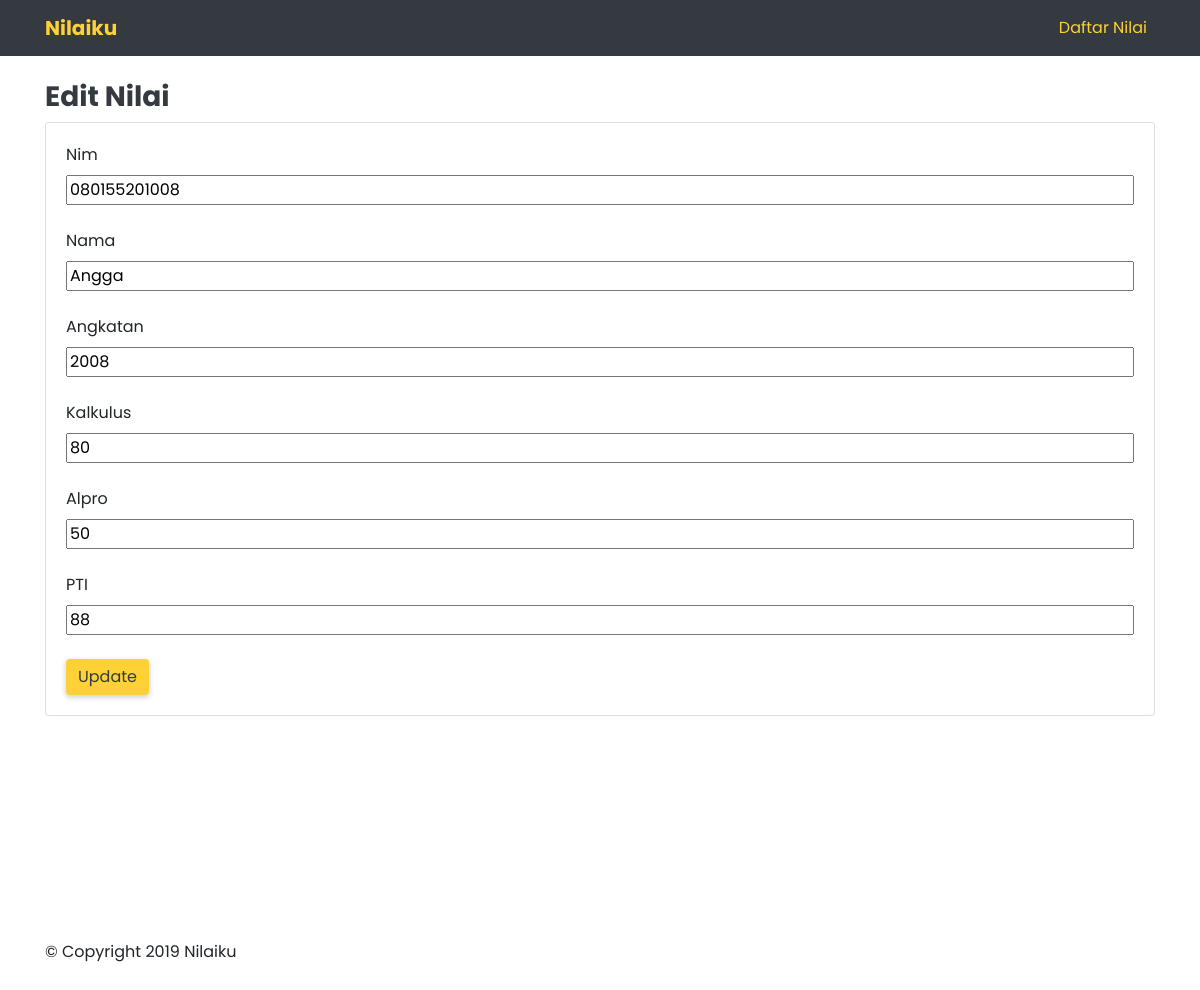
Page /edit.php?id=080155201008 on the committed database.
### tables this page shows
CREATE TABLE `mahasiswa` (
  `nim` varchar(12) NOT NULL,
  `nama` varchar(100) NOT NULL,
  `angkatan` int(50) NOT NULL,
  `kalkulus` int(10) NOT NULL,
  `alpro` int(10) NOT NULL,
  `pti` int(10) NOT NULL,
  `nilai` float NOT NULL
);

### edit.php (the view, shortened to what this page needs)
<!DOCTYPE html>
<html>
<head>
	<link rel="stylesheet" href="https://stackpath.bootstrapcdn.com/bootstrap/4.3.1/css/bootstrap.min.css">
</head>
<body>
			<nav class="navbar navbar-expand-lg navbar-dark bg-dark">
      <div class="container">
        <a class="navbar-brand" href="index.php" style="color: #FED136 !important;"><strong>Nilaiku</strong></a>
      <div class="collapse navbar-collapse" id="navbarNavAltMarkup">
        <div class="navbar-nav ml-auto">
          <a class="nav-item nav-link" href="index.php" style="color: #FED136 !important;">Daftar Nilai</a>
        </div>
      </div>
      </div>
		</nav>
	<?php
	include 'koneksi.php';
	$id = $_GET['id'];
	$data = mysqli_query($koneksi,"select * from mahasiswa where nim='$id'");
	while($d = mysqli_fetch_array($data)){
		?>
		<div class="container">
			<div class="row">
				<div class="col-md-12">
					<div class="form-group justify-content-center pt-4">
					<h3 style="color: #343A40 !important;"><strong>Edit Nilai</strong></h3>
					<div class="card mb-4">
						<div class="card-body">
						<form method="post" action="update.php">
							<label>Nim</label><br>
							<input name="nim" type="text" id="nim" value="<?php echo $d['nim']; ?>"><br><br>
							<label>Nama</label><br>
							<input name="nama" type="text" id="nama" value="<?php echo $d['nama']; ?>"><br><br>
							<label>Angkatan</label><br>
							<input name="angkatan" type="text" id="angkatan" value="<?php echo $d['angkatan']; ?>"><br><br>
							<label>Kalkulus</label><br>
							<input name="kalkulus" type="text" id="kalkulus" value="<?php echo $d['kalkulus']; ?>"><br><br>
							<label>Alpro</label><br>
							<input name="alpro" type="text" id="alpro" value="<?php echo $d['alpro']; ?>"><br><br>
							<label>PTI</label><br>
							<input name="pti" type="text" id="pti" value="<?php echo $d['pti']; ?>"><br><br>
							<button class="btn btn-success" type="submit" style="background-color: #FED136 !important; border: none; color: #343A40;">Update</button>
						</form>
						</div>
					</div>
			 		</div>
				</div>
			</div>
    </div>
		<?php
	}
	?>
<footer>
    <div class="container">
      <div class="row">
        <div class="col-md-12">
          <p>&copy; Copyright 2019 Nilaiku </p>
        </div>
      </div>
    </div>
  </footer>
</body>
</html>

### edit.php (style rules this page uses)
* { font-family: 'Poppins'; }
.btn { box-shadow: 0 2px 5px 1px rgba(0, 0, 0, 0.16); }
footer { margin-top: 200px; min-height: 100px; }
input { width: 100%; }

### rows in the picture
mahasiswa: nim "080155201008", nama "Angga", angkatan "2008", kalkulus "80", alpro "50", pti "88"
